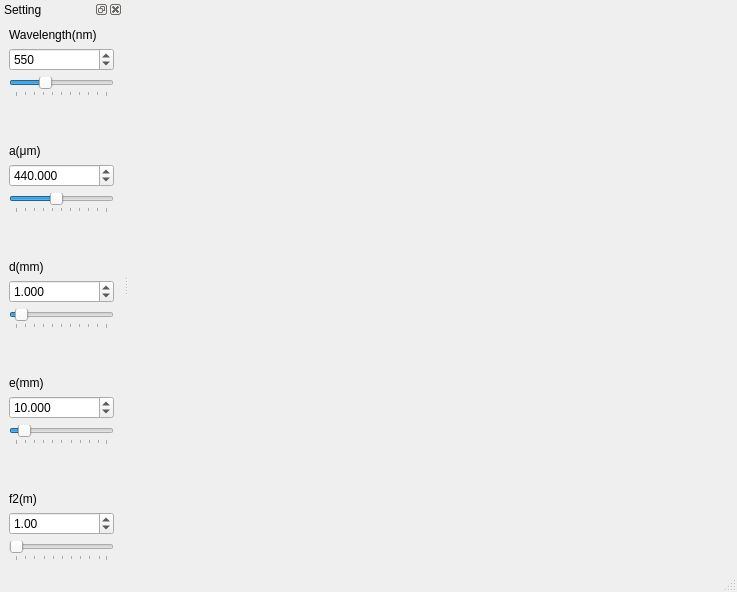
<?xml version="1.0" encoding="UTF-8"?>
<ui version="4.0">
 <class>MainWindow</class>
 <widget class="QMainWindow" name="MainWindow">
  <property name="geometry">
   <rect>
    <x>0</x>
    <y>0</y>
    <width>737</width>
    <height>592</height>
   </rect>
  </property>
  <property name="windowTitle">
   <string>Diffraction - Fraunhofer</string>
  </property>
  <widget class="QWidget" name="centralWidget">
   <layout class="QHBoxLayout" name="horizontalLayout">
    <item>
     <widget class="MPL_WIDGET_2D" name="mplwidget2D" native="true"/>
    </item>
   </layout>
  </widget>
  <widget class="QDockWidget" name="dockWidget">
   <property name="windowTitle">
    <string>Setting</string>
   </property>
   <attribute name="dockWidgetArea">
    <number>1</number>
   </attribute>
   <widget class="QWidget" name="dockWidgetContents_3">
    <layout class="QHBoxLayout" name="horizontalLayout_4">
     <item>
      <layout class="QVBoxLayout" name="verticalLayout">
       <item>
        <widget class="QLabel" name="label_lamda">
         <property name="text">
          <string>Wavelength(nm)</string>
         </property>
        </widget>
       </item>
       <item>
        <widget class="QSpinBox" name="SpinBox_lambda">
         <property name="statusTip">
          <string>Change the wave length of monochromatic light</string>
         </property>
         <property name="locale">
          <locale language="English" country="UnitedStates"/>
         </property>
         <property name="minimum">
          <number>400</number>
         </property>
         <property name="maximum">
          <number>900</number>
         </property>
         <property name="singleStep">
          <number>1</number>
         </property>
         <property name="value">
          <number>550</number>
         </property>
        </widget>
       </item>
       <item>
        <widget class="QSlider" name="slider_lambda">
         <property name="statusTip">
          <string>Change the wave length of monochromatic light</string>
         </property>
         <property name="minimum">
          <number>400</number>
         </property>
         <property name="maximum">
          <number>900</number>
         </property>
         <property name="singleStep">
          <number>10</number>
         </property>
         <property name="value">
          <number>560</number>
         </property>
         <property name="orientation">
          <enum>Qt::Horizontal</enum>
         </property>
         <property name="tickPosition">
          <enum>QSlider::TicksBelow</enum>
         </property>
         <property name="tickInterval">
          <number>50</number>
         </property>
        </widget>
       </item>
       <item>
        <spacer name="verticalSpacer">
         <property name="orientation">
          <enum>Qt::Vertical</enum>
         </property>
         <property name="sizeHint" stdset="0">
          <size>
           <width>105</width>
           <height>13</height>
          </size>
         </property>
        </spacer>
       </item>
       <item>
        <widget class="QLabel" name="label_a">
         <property name="locale">
          <locale language="English" country="UnitedStates"/>
         </property>
         <property name="text">
          <string>&lt;html&gt;&lt;head/&gt;&lt;body&gt;&lt;p&gt;a(&amp;mu;m)&lt;/p&gt;&lt;/body&gt;&lt;/html&gt;</string>
         </property>
        </widget>
       </item>
       <item>
        <widget class="QDoubleSpinBox" name="SpinBox_a">
         <property name="statusTip">
          <string>Change the radius  of the circular aperture</string>
         </property>
         <property name="locale">
          <locale language="English" country="UnitedStates"/>
         </property>
         <property name="decimals">
          <number>3</number>
         </property>
         <property name="minimum">
          <double>0.000000000000000</double>
         </property>
         <property name="maximum">
          <double>1000.000000000000000</double>
         </property>
         <property name="singleStep">
          <double>0.100000000000000</double>
         </property>
         <property name="value">
          <double>440.000000000000000</double>
         </property>
        </widget>
       </item>
       <item>
        <widget class="QSlider" name="slider_a">
         <property name="statusTip">
          <string>Change the radius  of the circular aperture</string>
         </property>
         <property name="locale">
          <locale language="English" country="UnitedStates"/>
         </property>
         <property name="minimum">
          <number>0</number>
         </property>
         <property name="maximum">
          <number>1000</number>
         </property>
         <property name="singleStep">
          <number>20</number>
         </property>
         <property name="pageStep">
          <number>1</number>
         </property>
         <property name="value">
          <number>440</number>
         </property>
         <property name="sliderPosition">
          <number>440</number>
         </property>
         <property name="orientation">
          <enum>Qt::Horizontal</enum>
         </property>
         <property name="tickPosition">
          <enum>QSlider::TicksBelow</enum>
         </property>
         <property name="tickInterval">
          <number>100</number>
         </property>
        </widget>
       </item>
       <item>
        <spacer name="verticalSpacer_3">
         <property name="orientation">
          <enum>Qt::Vertical</enum>
         </property>
         <property name="sizeHint" stdset="0">
          <size>
           <width>105</width>
           <height>13</height>
          </size>
         </property>
        </spacer>
       </item>
       <item>
        <widget class="QLabel" name="label_d">
         <property name="text">
          <string>d(mm)</string>
         </property>
        </widget>
       </item>
       <item>
        <widget class="QDoubleSpinBox" name="SpinBox_d">
         <property name="statusTip">
          <string>Distance of the source from the optic axis</string>
         </property>
         <property name="locale">
          <locale language="English" country="UnitedStates"/>
         </property>
         <property name="decimals">
          <number>3</number>
         </property>
         <property name="maximum">
          <double>20.000000000000000</double>
         </property>
         <property name="singleStep">
          <double>0.010000000000000</double>
         </property>
         <property name="value">
          <double>1.000000000000000</double>
         </property>
        </widget>
       </item>
       <item>
        <widget class="QSlider" name="slider_d">
         <property name="statusTip">
          <string>Distance of the source from the optic axis</string>
         </property>
         <property name="locale">
          <locale language="English" country="UnitedStates"/>
         </property>
         <property name="maximum">
          <number>20</number>
         </property>
         <property name="singleStep">
          <number>1</number>
         </property>
         <property name="pageStep">
          <number>1</number>
         </property>
         <property name="value">
          <number>1</number>
         </property>
         <property name="orientation">
          <enum>Qt::Horizontal</enum>
         </property>
         <property name="tickPosition">
          <enum>QSlider::TicksBelow</enum>
         </property>
         <property name="tickInterval">
          <number>2</number>
         </property>
        </widget>
       </item>
       <item>
        <spacer name="verticalSpacer_2">
         <property name="orientation">
          <enum>Qt::Vertical</enum>
         </property>
         <property name="sizeHint" stdset="0">
          <size>
           <width>105</width>
           <height>13</height>
          </size>
         </property>
        </spacer>
       </item>
       <item>
        <widget class="QLabel" name="label_e">
         <property name="locale">
          <locale language="English" country="UnitedStates"/>
         </property>
         <property name="text">
          <string>e(mm)</string>
         </property>
        </widget>
       </item>
       <item>
        <widget class="QDoubleSpinBox" name="SpinBox_e">
         <property name="statusTip">
          <string>Change the side of the square-shaped screen</string>
         </property>
         <property name="locale">
          <locale language="English" country="UnitedStates"/>
         </property>
         <property name="decimals">
          <number>3</number>
         </property>
         <property name="minimum">
          <double>0.100000000000000</double>
         </property>
         <property name="singleStep">
          <double>0.100000000000000</double>
         </property>
         <property name="value">
          <double>10.000000000000000</double>
         </property>
        </widget>
       </item>
       <item>
        <widget class="QSlider" name="slider_e">
         <property name="statusTip">
          <string>Change the side of the square-shaped screen</string>
         </property>
         <property name="locale">
          <locale language="English" country="UnitedStates"/>
         </property>
         <property name="minimum">
          <number>1</number>
         </property>
         <property name="maximum">
          <number>100</number>
         </property>
         <property name="value">
          <number>10</number>
         </property>
         <property name="orientation">
          <enum>Qt::Horizontal</enum>
         </property>
         <property name="tickPosition">
          <enum>QSlider::TicksBelow</enum>
         </property>
         <property name="tickInterval">
          <number>10</number>
         </property>
        </widget>
       </item>
       <item>
        <spacer name="verticalSpacer_4">
         <property name="orientation">
          <enum>Qt::Vertical</enum>
         </property>
         <property name="sizeHint" stdset="0">
          <size>
           <width>105</width>
           <height>13</height>
          </size>
         </property>
        </spacer>
       </item>
       <item>
        <widget class="QLabel" name="label_f2">
         <property name="text">
          <string>f2(m)</string>
         </property>
        </widget>
       </item>
       <item>
        <widget class="QDoubleSpinBox" name="SpinBox_f2">
         <property name="statusTip">
          <string>Change the focal length f2 of the lens L2</string>
         </property>
         <property name="locale">
          <locale language="English" country="UnitedStates"/>
         </property>
         <property name="decimals">
          <number>2</number>
         </property>
         <property name="minimum">
          <double>0.100000000000000</double>
         </property>
         <property name="maximum">
          <double>50.000000000000000</double>
         </property>
         <property name="value">
          <double>1.000000000000000</double>
         </property>
        </widget>
       </item>
       <item>
        <widget class="QSlider" name="slider_f2">
         <property name="statusTip">
          <string>Change the focal length f2 of the lens L2</string>
         </property>
         <property name="locale">
          <locale language="English" country="UnitedStates"/>
         </property>
         <property name="minimum">
          <number>1</number>
         </property>
         <property name="maximum">
          <number>50</number>
         </property>
         <property name="value">
          <number>1</number>
         </property>
         <property name="orientation">
          <enum>Qt::Horizontal</enum>
         </property>
         <property name="tickPosition">
          <enum>QSlider::TicksBelow</enum>
         </property>
         <property name="tickInterval">
          <number>5</number>
         </property>
        </widget>
       </item>
      </layout>
     </item>
    </layout>
   </widget>
  </widget>
  <widget class="QStatusBar" name="statusBar"/>
  <widget class="QMenuBar" name="menuBar">
   <property name="geometry">
    <rect>
     <x>0</x>
     <y>0</y>
     <width>737</width>
     <height>22</height>
    </rect>
   </property>
  </widget>
 </widget>
 <customwidgets>
  <customwidget>
   <class>MPL_WIDGET_2D</class>
   <extends>QWidget</extends>
   <header location="global">mplwidget</header>
   <container>1</container>
  </customwidget>
 </customwidgets>
 <resources/>
 <connections/>
</ui>
